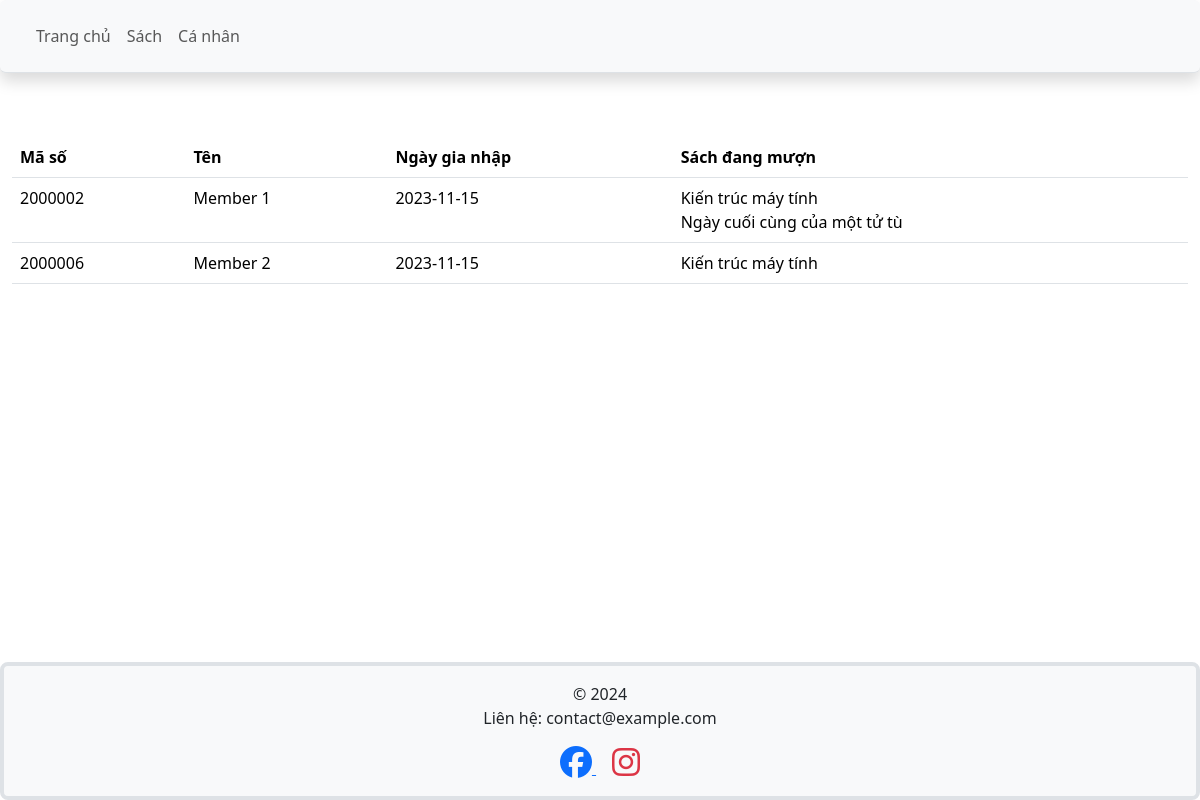
The page /member.php on the database its author committed.
### tables this page shows
CREATE TABLE `members` (
  `student_id` int(11) NOT NULL,
  `student_name` varchar(255) NOT NULL,
  `email` varchar(127) NOT NULL,
  `password` varchar(127) NOT NULL,
  `join_date` date NOT NULL DEFAULT current_timestamp(),
  `permission` int(255) NOT NULL
);

CREATE TABLE `borrow` (
  `student_id` int(11) NOT NULL,
  `document_id` int(11) NOT NULL
);

CREATE TABLE `documents` (
  `document_id` int(11) NOT NULL,
  `doc_name` varchar(256) NOT NULL,
  `type` varchar(256) NOT NULL,
  `author` varchar(256) NOT NULL,
  `publisher` varchar(512) NOT NULL,
  `publish_year` int(11) NOT NULL,
  `quantity` int(11) NOT NULL,
  `description` varchar(4096) NOT NULL,
  `image_url` varchar(512) DEFAULT NULL
);

### member.php (the view, shortened to what this page needs)
<!DOCTYPE html>
<html lang='en'>
<head>
  <link rel="stylesheet" href="https://cdnjs.cloudflare.com/ajax/libs/font-awesome/6.5.2/css/all.min.css">
  <link href="https://cdn.jsdelivr.net/npm/bootstrap@5.3.3/dist/css/bootstrap.min.css" rel="stylesheet">
</head>
<body>
    <nav class='z-3 navbar navbar-expand-lg border-bottom position-sticky top-0 shadow p-3 mb-5 bg-body-tertiary rounded'>
        <div class='container-fluid'>
          <div class='collapse navbar-collapse' id='navbarSupportedContent'>
            <ul class='navbar-nav me-auto mb-2 mb-lg-0'>
                <li class='nav-item'>
                  <a class='nav-link' aria-disabled='true' href='home.php'>Trang chủ</a>
                </li>
                <li class='nav-item'>
                  <a class='nav-link' aria-current='page' href='book.php'>Sách</a>
                </li>
                <li class='nav-item'>
                  <a class='nav-link' aria-disabled='true' href='profile.php'>Cá nhân</a>
                </li>
              </ul>
          </div>
        </div>
      </nav>
      <div class='container-fluid mt-3 d-flex flex-row flex-wrap gap-3'>
        <?php
        $link = mysqli_connect('localhost', 'root');
        $query = "SELECT * FROM borrow JOIN documents JOIN members ON borrow.document_id = documents.document_id AND borrow.student_id = members.student_id";
        $result = mysqli_query($link, $query);
        echo "<table class='table'>
                <thead>
                  <tr>
                    <th scope='col'>Mã số</th>
                    <th scope='col'>Tên</th>
                    <th scope='col'>Ngày gia nhập</th>
                    <th scope='col'>Sách đang mượn</th>
                  </tr>
                </thead>
                <tbody>";
        $count = 0;
        $docs = array();
        while ($row = mysqli_fetch_assoc($result)) {
          $count++;
          if ($count > 1) {
            if ($row['student_id'] != $student_id){
              $doc_string = implode("<br/>", $docs);
              echo "<tr>
                      <td>$student_id</td>
                      <td>$name</td>
                      <td>$join_date</td>
                      <td>$doc_string</td>
                    </tr>";
              $student_id = $row['student_id'];
              $name = $row['student_name'];
              $join_date = $row['join_date'];
              $doc_name = $row['doc_name'];
              $docs = array($doc_name);
            } else {
              $doc_name = $row['doc_name'];
              $docs[] = $doc_name;
            }
          } else {
            $student_id = $row['student_id'];
            $name = $row['student_name'];
            $join_date = $row['join_date'];
            $doc_name = $row['doc_name'];
            $docs[] = $doc_name;
          }
        }
        $doc_string = implode("<br/>", $docs);
        echo "<tr>
                <td>$student_id</td>
                <td>$name</td>
                <td>$join_date</td>
                <td>$doc_string</td>
              </tr>";
        echo "</tbody>
              </table>";
        ?>
      </div>
  <footer class='bg-light text-center py-3 mt-auto border border-4 rounded-3'>
    <div class='container'>
      <p class='m-0'>© 2024</p>
      <p class='m-0'>Liên hệ: contact@example.com</p>
      <div class='mt-3'>
        <a href='https://www.facebook.com/yourcompany' target='_blank' class='me-3 text-primary'>
            <i class='fab fa-facebook fa-2x'></i>
        </a>
        <a href='https://www.instagram.com/yourcompany' target='_blank' class='text-danger'>
            <i class='fab fa-instagram fa-2x'></i>
        </a>
      </div>
    </div>
  </footer>
</body>
</html>

### member.php (style rules this page uses)
body { display: flex; flex-direction: column; min-height: 100vh; }
footer { margin-top: auto; }

### rows shown on the page
borrow: docs "Kiến trúc máy tính Ngày cuối cùng của một tử tù"
members: student_id "2000002", student_name "Member 1", join_date "2023-11-15"
members: student_id "2000006", student_name "Member 2", join_date "2023-11-15"
documents: doc_name "Kiến trúc máy tính"
